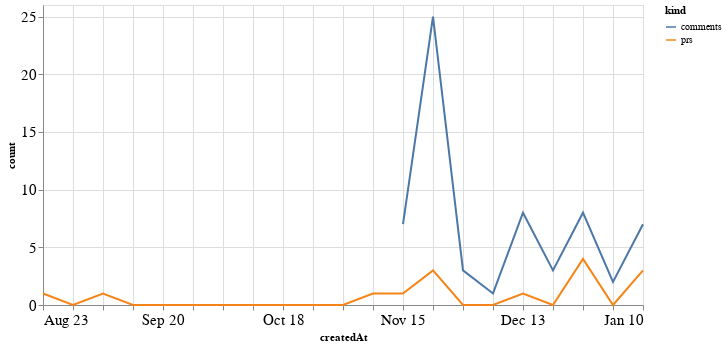

The notebook cell saved with this chart:
### Code cell
alt.Chart(total_time, width=600).mark_line().encode(
    x='createdAt',
    y='count',
    color='kind'
)

### Figure 1 — Vega-Lite specification as saved in the notebook (floating-point values rounded to 4 significant figures)
{"config": {"axisLeft": {"labelFontSize": 15}, "axisBottom": {"labelFontSize": 15}}, "data": {"name": "data-11d14eb9808e7586c8972ccba5bed6fc"}, "mark": "line", "encoding": {"color": {"type": "nominal", "field": "kind"}, "x": {"type": "temporal", "field": "createdAt"}, "y": {"type": "quantitative", "field": "count"}}, "width": 600, "$schema": "https://vega.github.io/schema/vega-lite/v4.8.1.json", "datasets": {"data-11d14eb9808e7586c8972ccba5bed6fc": [{"createdAt": "2020-08-23T00:00:00", "kind": "prs", "count": 1.0}, {"createdAt": "2020-08-30T00:00:00", "kind": "prs", "count": 0.0}, {"createdAt": "2020-09-06T00:00:00", "kind": "prs", "count": 1.0}, {"createdAt": "2020-09-13T00:00:00", "kind": "prs", "count": 0.0}, {"createdAt": "2020-09-20T00:00:00", "kind": "prs", "count": 0.0}, {"createdAt": "2020-09-27T00:00:00", "kind": "prs", "count": 0.0}, {"createdAt": "2020-10-04T00:00:00", "kind": "prs", "count": 0.0}, {"createdAt": "2020-10-11T00:00:00", "kind": "prs", "count": 0.0}, {"createdAt": "2020-10-18T00:00:00", "kind": "prs", "count": 0.0}, {"createdAt": "2020-10-25T00:00:00", "kind": "prs", "count": 0.0}, {"createdAt": "2020-11-01T00:00:00", "kind": "prs", "count": 0.0}, {"createdAt": "2020-11-08T00:00:00", "kind": "prs", "count": 1.0}, {"createdAt": "2020-11-15T00:00:00", "kind": "prs", "count": 1.0}, {"createdAt": "2020-11-22T00:00:00", "kind": "prs", "count": 3.0}, {"createdAt": "2020-11-29T00:00:00", "kind": "prs", "count": 0.0}, {"createdAt": "2020-12-06T00:00:00", "kind": "prs", "count": 0.0}, {"createdAt": "2020-12-13T00:00:00", "kind": "prs", "count": 1.0}, {"createdAt": "2020-12-20T00:00:00", "kind": "prs", "count": 0.0}, {"createdAt": "2020-12-27T00:00:00", "kind": "prs", "count": 4.0}, {"createdAt": "2021-01-03T00:00:00", "kind": "prs", "count": 0.0}, {"createdAt": "2021-01-10T00:00:00", "kind": "prs", "count": 3.0}, {"createdAt": "2020-08-23T00:00:00", "kind": "comments", "count": null}, {"createdAt": "2020-08-30T00:00:00", "kind": "comments", "count": null}, {"createdAt": "2020-09-06T00:00:00", "kind": "comments", "count": null}, {"createdAt": "2020-09-13T00:00:00", "kind": "comments", "count": null}, {"createdAt": "2020-09-20T00:00:00", "kind": "comments", "count": null}, {"createdAt": "2020-09-27T00:00:00", "kind": "comments", "count": null}, {"createdAt": "2020-10-04T00:00:00", "kind": "comments", "count": null}, {"createdAt": "2020-10-11T00:00:00", "kind": "comments", "count": null}, {"createdAt": "2020-10-18T00:00:00", "kind": "comments", "count": null}, {"createdAt": "2020-10-25T00:00:00", "kind": "comments", "count": null}, {"createdAt": "2020-11-01T00:00:00", "kind": "comments", "count": null}, {"createdAt": "2020-11-08T00:00:00", "kind": "comments", "count": null}, {"createdAt": "2020-11-15T00:00:00", "kind": "comments", "count": 7.0}, {"createdAt": "2020-11-22T00:00:00", "kind": "comments", "count": 25.0}, {"createdAt": "2020-11-29T00:00:00", "kind": "comments", "count": 3.0}, {"createdAt": "2020-12-06T00:00:00", "kind": "comments", "count": 1.0}, {"createdAt": "2020-12-13T00:00:00", "kind": "comments", "count": 8.0}, {"createdAt": "2020-12-20T00:00:00", "kind": "comments", "count": 3.0}, {"createdAt": "2020-12-27T00:00:00", "kind": "comments", "count": 8.0}, {"createdAt": "2021-01-03T00:00:00", "kind": "comments", "count": 2.0}, {"createdAt": "2021-01-10T00:00:00", "kind": "comments", "count": 7.0}]}}
